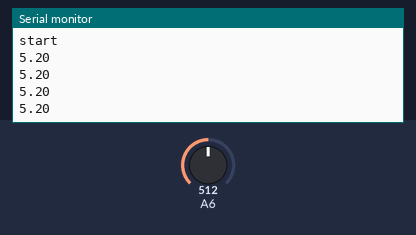
The sketch below on a simulated Arduino Mega 2560, built with avr-gcc and run on an emulated ATmega2560. Shown: the last lines printed to the serial monitor. The test bench sets the inputs (shaded band); at power-on: A6 = 512.

Above: at 1.2 s.
1.3 s: A6 set to 0
At 1.71 s:
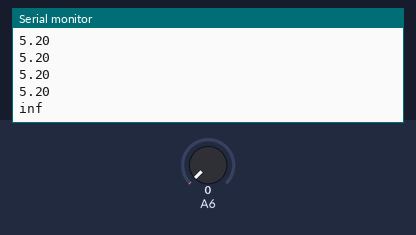
3.6 s: A6 set to 122
At 3.81 s:
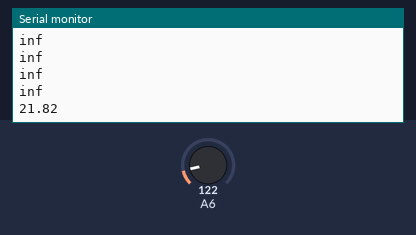

Measured:
- after the input at 1.3 s, the serial monitor: prints a new line after 0.20 s (image 1)
- after the input at 3.6 s, the serial monitor: prints a new line at once (image 2)

The sketch:

distance_sensor.ino
```cpp
#include <Arduino.h>
#include "FallDetect.h"
#include "pin.h"
byte sensor[] = {A4, A5, A6, A7, A8, A9, A10, A11, A12, A13, A14, A15};

FallDetect *fallDetect;
FallPin pins;

void setup(){
    fallDetect = new FallDetect();
    Serial.begin(115200);
    Serial.println("start");
}

void loop(){

    // for (int i=0;i<12;i++){
    //     float v = analogRead(sensor[i]) * 0.0048828152;
    //     float distance = 13 * pow(v, -1);
    //     delay(100);
    //     Serial.print("pin ");
    //     Serial.print("A");
    //     Serial.print(i + 4);
    //     Serial.print(" : ");
    //     if (distance <= 30){
    //         // Serial.println(v);
    //         Serial.print(distance);
    //     }else{
    //         Serial.print("out");
    //     }
    //         Serial.print(" ; ");
    // }
    // Serial.println();

    // Serial.print("lff  ");
    // Serial.println(fallDetect->get_distance(pins.lff));
    Serial.println(13 * pow((analogRead(pins.rmf) * 0.0048828125), -1));
    delay(300);


}
```

FallDetect.cpp
```cpp
#include <Arduino.h>
#include "FallDetect.h"
#include "Parameter.h"
#include "pin.h"

FallDetect::FallDetect(){}
FallDetect::~FallDetect(){}

void FallDetect::enable(bool active){
    /**
     * 是否啟動防落偵測
     *
     */
    enable_active = active;
}

inline bool FallDetect::get_is_fall(byte pin){
    if (!enable_active) {
        return false;
    }

    return get_distance(pin) > _FALL_SENSOR_DETECT_FALL_DISTANCE_;
}

bool FallDetect::get_is_fall(byte *pins, int amount){
    if (!enable_active) {
        return false;
    }

    for (int i=0;i<amount;++i){
        if (get_is_fall(pins[i])){
            return true;
        }
    }
    return false;
}

inline bool FallDetect::get_is_fall(){
    // if (get_is_fall(fallpin.lmd)){
    //     return true;
    // } else if (get_is_fall(fallpin.mfd)){
    //     return true;
    // } else if (get_is_fall(fallpin.rmd)){
    //     return true;
    // } else if (get_is_fall(fallpin.mbd)){
    //     return true;
    // }
    // return false;
    byte pins[] = {fallpin.lmd, fallpin.mfd, fallpin.rmd, fallpin.mbd};
    return get_is_fall(pins, 4);
}

inline int FallDetect::get_distance(byte pin){
    if (!enable_active) {
        return 0;
    }

    return 13 * pow((analogRead(pin) * 0.0048828125), -1);
}

inline bool FallDetect::get_is_arrive(byte pin){
    if (!enable_active) {
        return true;
    }

    return get_distance(pin) < _FALL_SENSOR_DETECT_ARRIVE_DISTANCE_;
}
```

FallDetect.h
```cpp
#ifndef _FALL_DETECT_H_
#define _FALL_DETECT_H_

#include <Arduino.h>
#include "Parameter.h"
#include "pin.h"

class FallDetect{
    private:
    bool enable_active = true;
    FallPin fallpin;

    public:
    FallDetect();
    ~FallDetect();

    void enable(bool active);  // 防落偵測是否啟動
    inline bool get_is_fall(byte pin);  // 取得此感測器是否偵測到要掉下來
    bool get_is_fall(byte *pins, int amount);  // 取得這一串感測器是否偵測到要掉下來
    inline bool get_is_fall();  // 偵測到要掉下來
    inline bool get_is_arrive(byte pin);  // 偵測下方是否有東西
    inline int get_distance(byte pin);  // 取得這個sensor的距離


};


#endif
```

Parameter.h
```cpp
#ifndef _PARAMETER_H_
#define _PARAMETER_H_

#define _MY_BAUD_ 115200

#define _PUMP_DELAY_ 500  // 吸盤啟動或關閉後的反應時間
#define _FALL_SENSOR_AMOUNT_ 9  // 紅外線測距的數量
#define _FALL_SENSOR_DETECT_FALL_DISTANCE_ 7  // 紅外線測距認定為掉落的公分數
#define _FALL_SENSOR_DETECT_ARRIVE_DISTANCE_ 5  // 紅外線測距認定為下方到達木條的公分數

#define _READ_DELAY_ 0  // 避免讀取太快做的延遲

#endif
```

pin.h
```cpp
#ifndef _PIN_H_
#define _PIN_H_


#include <Arduino.h>

const byte hand_servos_pin[2] = {6, 7};
const byte pump_pin = 4;
const byte relay_pin = 3;

const byte storage_hand_pin = 0;

class FallPin{
    public:
    const byte lff = A5;  // 左 前 向斜偵測
    // const byte mff = 0;  // 中 前 向前偵測
    const byte mfd = A8;  // 中 前 向下偵測
    const byte rff = A4;  // 右 前 向斜偵測
    const byte lmf = A10;  // 左 中 向前偵測
    const byte lmd = A13;  // 左 中 向下偵測
    const byte rmf = A6;  // 右 中 向前偵測
    const byte rmd = A9;  // 右 中 向下偵測
    const byte mbd = A12;  // 中 後 向下偵測
    const size_t size = 8;
};

#endif
```
